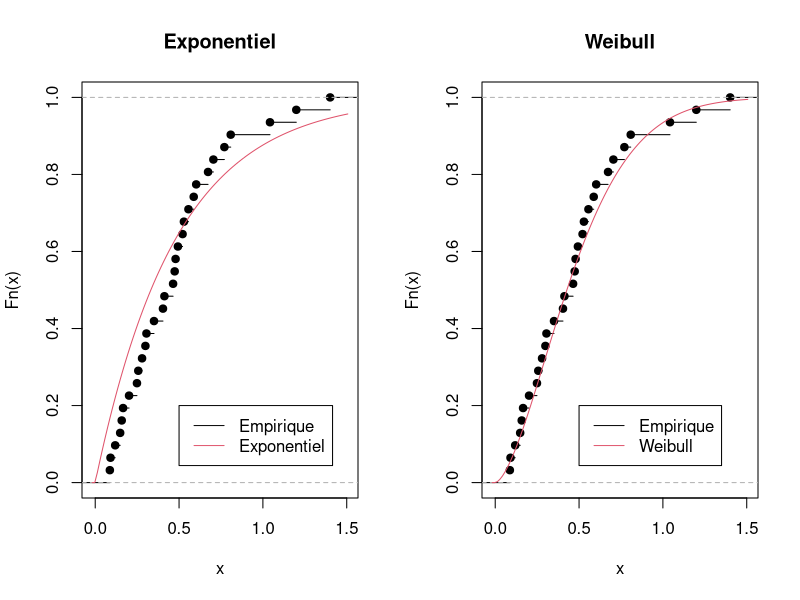

This figure's R source:
T_i <- c(0.3055285, 0.7095883, 0.7968152,
0.9986248, 1.411262, 1.690603, 2.21957, 2.368388, 3.567566, 4.041499,
4.39206, 4.979485, 6.380634, 6.98289, 7.753156, 8.309093, 8.5659,
9.045187, 9.718129, 10.5263, 10.7752, 11.26835, 11.43449, 11.55362,
12.25831, 12.72269, 13.02203, 14.06437, 14.58528, 14.67648, 14.83452)

W_i <- diff(c(0, T_i))
par(mfrow = c(1, 2))

# a) ----------------------------------------------------------------------

param_poisson <- mean(W_i)
logvrais_poisson <- sum(log(dexp(W_i, param_poisson)))

plot.ecdf(W_i, main = "Exponentiel")
curve(pexp(x, 1/param_poisson), add = TRUE, col = 2)
legend(0.5, 0.2, c("Empirique", "Exponentiel"), lty = c(1, 1), col = c(1, 2))

# b) ----------------------------------------------------------------------

neglogvrais <- function(params) {
  - sum(log(dweibull(W_i, params[1], params[2])))
}

param_weibull <- constrOptim(c(1, 1), neglogvrais, NULL, diag(2), c(0, 0))
param_weibull$par

plot.ecdf(W_i, main = "Weibull")
curve(pweibull(x, param_weibull$par[1], param_weibull$par[2]), add = TRUE, col = 2)
legend(0.5, 0.2, c("Empirique", "Weibull"), lty = c(1, 1), col = c(1, 2))

# c) ----------------------------------------------------------------------

R <- 2 * (-param_weibull$value - logvrais_poisson)
qchisq(0.95, 1)
1 - pchisq(R, 1)

# d) ----------------------------------------------------------------------

1 - pexp(1, param_poisson)
1 - pweibull(1, param_weibull$par[1], param_weibull$par[2])
